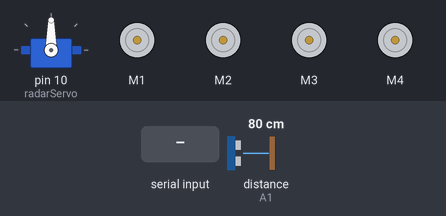
This sketch was run on a simulated Arduino Uno, built with avr-gcc and run on an emulated ATmega328P. On the bench: servo, 4 × DC motor (green arrow = forward, orange = backward, longer = faster). The inputs (shaded band) are chosen by the test bench; at power-on: distance to the obstacle (sensor on A1) 80 cm. The echo pulse lasts 58.3 µs per cm.

Above: at 1.2 s.
1.3 s: "P" received over the second serial link
At 3.7 s:
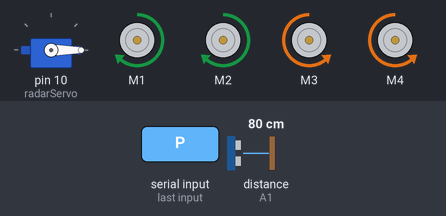
4.3 s: "F" received over the second serial link
7.3 s: distance to the obstacle (sensor on A1) set to 25 cm
10.3 s: distance to the obstacle (sensor on A1) set to 21 cm
At 11.3 s:
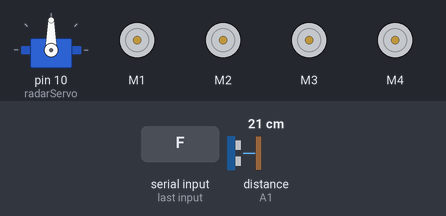
11.8 s: "W" received over the second serial link
At 12.5 s:
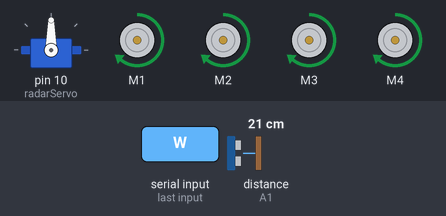
13.3 s: "f" received over the second serial link
At 15.0 s:
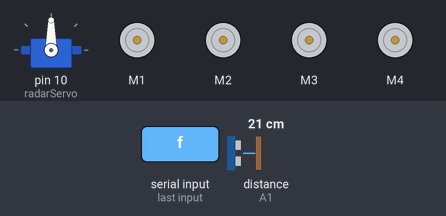
Timing chart, 0 to 16.5 s (numbered marks = the images above; inputs shaded):
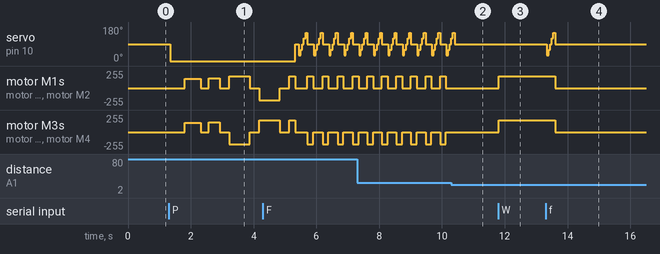

Measured:
- the behaviour switches between 24 and 23 cm on distance to the obstacle (sensor on A1) (found by bisection; images 1 and 2)
- after the input at 1.3 s, servo on pin 10 (radarServo): 90° → 0° after 0.05 s; motor M1: stopped → forward 140/255 after 0.52 s, → stopped 0.50 s later, → forward 150/255 0.26 s later, → stopped 0.35 s later, … (7 changes in this stretch)
- after the input at 10.3 s, servo on pin 10 (radarServo): goes on until 10.4 s, then stays 90°; motor M1–4: stops changing and stays stopped
- after the input at 11.8 s, motor M1–4: stopped → forward 180/255 at once
- after the input at 13.3 s, motor M1–4: forward 180/255 → stopped after 0.30 s

The sketch:

Smart_Rover.ino
```cpp
/*
 * Smart Autonomous Mini Rover
 * Features: Manual Control, Obstacle Avoidance, Target Tracking (Auto-Pilot), and Parallel Auto-Parking.
 * Hardware: Arduino Uno, L293D Motor Shield, HC-05 Bluetooth, HC-SR04 Ultrasonic, SG90 Servo.
 */

#include <AFMotor.h>
#include <Servo.h>
#include <SoftwareSerial.h>

// --- Hardware Initialization ---
AF_DCMotor motor1(1); // Front-Left Motor
AF_DCMotor motor2(2); // Rear-Left Motor
AF_DCMotor motor3(3); // Rear-Right Motor
AF_DCMotor motor4(4); // Front-Right Motor

Servo radarServo;
SoftwareSerial bluetooth(A2, A3); // RX = A2, TX = A3

#define TRIG_PIN A0
#define ECHO_PIN A1

// --- Global State Variables ---
int robotSpeed = 180;
bool isAutoParking = false;
bool isAutoPilot = false;     // Target tracking mode

// --- Ultrasonic Sensor Function ---
long getDistance() {
  digitalWrite(TRIG_PIN, LOW);
  delayMicroseconds(2);
  digitalWrite(TRIG_PIN, HIGH);
  delayMicroseconds(10);
  digitalWrite(TRIG_PIN, LOW);

  // Timeout set to 25ms to prevent blocking (approx 400cm max range)
  long duration = pulseIn(ECHO_PIN, HIGH, 25000);
  if (duration == 0) return 400; // Return max distance if out of range

  return (duration * 0.034 / 2); // Convert duration to centimeters
}

// --- Basic Locomotion Functions ---
void setMotorSpeed(int speed) {
  motor1.setSpeed(speed);
  motor2.setSpeed(speed);
  motor3.setSpeed(speed);
  motor4.setSpeed(speed);
}

void moveForward() {
  // Active Safety: Prevent forward movement if obstacle is closer than 15cm
  radarServo.write(90);
  long frontDist = getDistance();

  if (frontDist > 0 && frontDist <= 15) {
    stopRobot();
    bluetooth.println("WARNING: Obstacle Ahead! Forward Blocked.");
    return;
  }

  setMotorSpeed(robotSpeed);
  motor1.run(FORWARD);  motor2.run(FORWARD);
  motor3.run(FORWARD);  motor4.run(FORWARD);
}

void moveBackward() {
  setMotorSpeed(robotSpeed);
  motor1.run(BACKWARD); motor2.run(BACKWARD);
  motor3.run(BACKWARD); motor4.run(BACKWARD);
}

void turnLeft() {
  setMotorSpeed(robotSpeed);
  motor1.run(BACKWARD); motor2.run(BACKWARD);
  motor3.run(FORWARD);  motor4.run(FORWARD);
}

void turnRight() {
  setMotorSpeed(robotSpeed);
  motor1.run(FORWARD);  motor2.run(FORWARD);
  motor3.run(BACKWARD); motor4.run(BACKWARD);
}

void stopRobot() {
  motor1.run(RELEASE); motor2.run(RELEASE);
  motor3.run(RELEASE); motor4.run(RELEASE);
}

// --- Obstacle Avoidance Maneuver ---
void avoidObstacleAndRecalibrate() {
  bluetooth.println("STATUS: Obstacle detected! Executing evasion maneuver...");
  stopRobot();
  delay(100);

  // 1. Back up safely
  setMotorSpeed(160);
  moveBackward();
  delay(400);
  stopRobot();
  delay(150);

  // 2. Scan surroundings (Right then Left)
  radarServo.write(30);
  delay(250);
  long rightDist = getDistance();

  radarServo.write(150);
  delay(250);
  long leftDist = getDistance();

  radarServo.write(90); // Reset servo to center

  // 3. Turn towards the clearest path
  if (rightDist > leftDist) {
    turnRight();
    delay(300);
  } else {
    turnLeft();
    delay(300);
  }
  stopRobot();
}

// --- Parallel Auto-Parking Algorithm ---
void executeSmartAutoParking() {
  bluetooth.println("STATUS: Searching for parking barrier...");

  radarServo.write(0); // Look completely to the right
  delay(400);

  bool spotFound = false;
  int searchCycles = 0;

  // Search for an open slot while moving forward
  while (!spotFound && searchCycles < 15) {
    long sideDist = getDistance();

    if (sideDist > 35) {
      bluetooth.println("STATUS: Potential slot detected. Verifying length...");

      setMotorSpeed(140);
      motor1.run(FORWARD); motor2.run(FORWARD);
      motor3.run(FORWARD); motor4.run(FORWARD);
      delay(500);
      stopRobot();
      delay(200);

      // Verify the slot is wide enough for the chassis
      if (getDistance() > 35) {
        spotFound = true;
        bluetooth.println("STATUS: Slot verified! Initiating reverse maneuver...");
      }
    } else {
      // Continue crawling forward if blocked
      setMotorSpeed(140);
      motor1.run(FORWARD); motor2.run(FORWARD);
      motor3.run(FORWARD); motor4.run(FORWARD);
      delay(250);
      stopRobot();
      delay(150);
    }
    searchCycles++;
  }

  if (!spotFound) {
    bluetooth.println("ERROR: Parking spot not found. Aborting.");
    radarServo.write(90);
    isAutoParking = false;
    return;
  }

  // Execute Reverse Parallel Parking Sequence
  setMotorSpeed(150);

  // Align
  motor1.run(FORWARD); motor2.run(FORWARD);
  motor3.run(FORWARD); motor4.run(FORWARD);
  delay(350);
  stopRobot();
  delay(300);

  // Reverse Right
  turnRight();
  delay(650);
  stopRobot();
  delay(300);

  // Reverse Left (Straighten)
  turnLeft();
  delay(650);
  stopRobot();
  delay(300);

  // Center alignment
  motor1.run(FORWARD); motor2.run(FORWARD);
  motor3.run(FORWARD); motor4.run(FORWARD);
  delay(200);
  stopRobot();

  radarServo.write(90);
  bluetooth.println("STATUS: Auto-Parking successfully completed!");
  isAutoParking = false;
}

// --- Target Tracking Algorithm (Auto-Pilot) ---
void trackAndComeToUser() {
  radarServo.write(90);
  long frontDist = getDistance();

  // Trigger evasion if a dynamic obstacle blocks the path
  if (frontDist > 0 && frontDist <= 15) {
    avoidObstacleAndRecalibrate();
    return;
  }

  int closestAngle = 90;
  long minDistance = 400;

  // Radar sweep to locate the target (user)
  for (int angle = 30; angle <= 150; angle += 30) {
    radarServo.write(angle);
    delay(50);
    long dist = getDistance();

    if (dist < minDistance && dist > 5) {
      minDistance = dist;
      closestAngle = angle;
    }
  }

  radarServo.write(90); // Reset servo

  // Target reached safety threshold
  if (minDistance <= 22 && minDistance >= 12) {
    stopRobot();
    bluetooth.println("STATUS: Target reached successfully.");
    isAutoPilot = false;
    return;
  }

  if (minDistance > 150) {
    stopRobot();
    bluetooth.println("STATUS: Target lost. Searching...");
    return;
  }

  // Adjust heading towards the target
  if (closestAngle < 70) {
    setMotorSpeed(160);
    turnRight();
    delay(180);
    stopRobot();
  }
  else if (closestAngle > 110) {
    setMotorSpeed(160);
    turnLeft();
    delay(180);
    stopRobot();
  }
  else {
    setMotorSpeed(160);
    moveForward();
    delay(250);
    stopRobot();
  }
}

// --- System Initialization ---
void setup() {
  pinMode(TRIG_PIN, OUTPUT);
  pinMode(ECHO_PIN, INPUT);

  radarServo.attach(10);
  radarServo.write(90);

  bluetooth.begin(9600);
  bluetooth.println("System Booted. Awaiting Telemetry Commands.");

  stopRobot();
}

// --- Main Execution Loop ---
void loop() {
  // Command Parser
  if (bluetooth.available()) {
    char command = bluetooth.read();

    // Mode Selection
    if (command == 'P' || command == 'p') {
      isAutoPilot = false;
      isAutoParking = true;
      executeSmartAutoParking();
    }
    else if (command == 'F' || command == 'f') {
      isAutoParking = false;
      isAutoPilot = true;
      bluetooth.println("STATUS: Target Tracking Engaged.");
    }
    else if (command == 'M' || command == 'm' || command == 'X' || command == 'x') {
      isAutoParking = false;
      isAutoPilot = false;
      stopRobot();
      bluetooth.println("STATUS: Manual Override Active.");
    }

    // Manual Locomotion Control
    if (!isAutoParking && !isAutoPilot) {
      switch (command) {
        case 'W': case 'w':
          moveForward();
          break;
        case 'S': case 's':
          moveBackward();
          break;
        case 'A': case 'a': // Tap to turn Left
          turnLeft();
          delay(150);
          stopRobot();
          break;
        case 'D': case 'd': // Tap to turn Right
          turnRight();
          delay(150);
          stopRobot();
          break;
        case 'C': case 'c': // Continuous Right turn
          turnRight();
          break;
        case 'Z': case 'z': // Continuous Left turn
          turnLeft();
          break;
        case '1': robotSpeed = 130; break;
        case '2': robotSpeed = 190; break;
        case '3': robotSpeed = 255; break;
        default: break;
      }
    }
  }

  // Background Task Execution
  if (isAutoPilot) {
    trackAndComeToUser();
  }

  delay(20);
}
```
